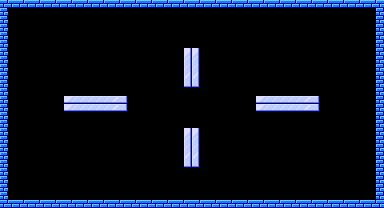

The image is a tile-based game level rendered from a .tmx file. Its description and source (layers, tilesets, objects; grid data summarised) follow:
An orthogonal 48x26 tile map with 8x8 px tiles, 3 tile layers (Background, Interactive, Foreground).

<map version="1.10" tiledversion="1.10.2" orientation="orthogonal" renderorder="right-down" width="48" height="26" tilewidth="8" tileheight="8" infinite="0" nextlayerid="5" nextobjectid="1">
 <tileset firstgid="1" source="Pang.tsx" />
 <layer id="2" name="Background" width="48" height="26">
  <data>[1248 cells, 0 non-empty, 0 distinct tile ids]</data>
 </layer>
 <layer id="1" name="Interactive" width="48" height="26">
  <data>[1248 cells, 196 non-empty, 11 distinct tile ids]</data>
 </layer>
 <layer id="3" name="Foreground" width="48" height="26">
  <data>[1248 cells, 0 non-empty, 0 distinct tile ids]</data>
 </layer>
</map>